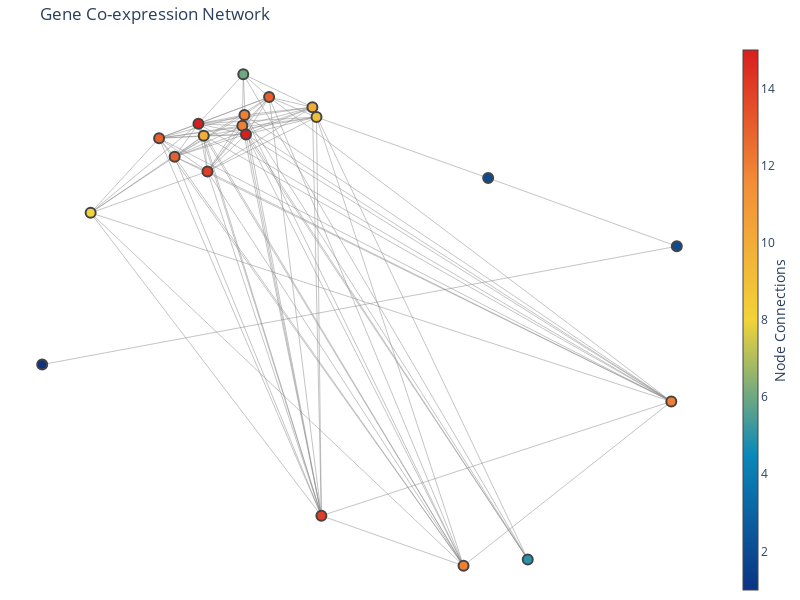

Source (notebook cell):
### Code cell
# 调用函数
df = pd.read_csv('./demo-fpkm.csv', index_col=0)
create_gene_network(df,'Portland')

### Figure 1 — Plotly figure (JSON) as saved in the notebook; plotly's stock layout.template omitted (floating-point values rounded to 4 significant figures; data arrays with more than 128 entries replaced by an {"elided": "..."} marker saying what was removed)
{"data": [{"hoverinfo": "none", "line": {"color": "#888", "width": 0.5}, "mode": "lines", "type": "scatter", "x": {"elided": "297 float values"}, "y": {"elided": "297 float values"}}, {"hoverinfo": "text", "marker": {"color": [12, 12, 8, 12, 14, 1, 15, 14, 2, 15, 10, 6, 5, 13, 10, 13, 13, 12, 9, 2], "colorbar": {"thickness": 15, "title": {"side": "right", "text": "Node Connections"}, "xanchor": "left"}, "colorscale": [[0, "rgb(12,51,131)"], [0.25, "rgb(10,136,186)"], [0.5, "rgb(242,211,56)"], [0.75, "rgb(242,143,56)"], [1, "rgb(217,30,30)"]], "line": {"width": 2}, "showscale": true, "size": 10}, "mode": "markers", "text": ["Mt1", "Mt2", "Mt3", "Mt4", "Mt5", "Mt6", "Mt7", "Mt8", "Mt9", "Mt10", "Mt11", "Mt12", "Mt13", "Mt14", "Mt15", "Mt16", "Mt17", "Mt18", "Mt19", "Mt20"], "type": "scatter", "x": [-0.1512, 0.9156, -0.5357, -0.1565, -0.2437, -0.6567, -0.1474, 0.04101, 0.9294, -0.2663, 0.01861, -0.1542, 0.5568, -0.3257, -0.253, -0.3646, -0.08962, 0.3963, 0.02885, 0.4579], "y": [0.3307, -0.5149, 0.04186, 0.2988, 0.1642, -0.406, 0.2735, -0.8524, -0.05682, 0.3048, 0.3539, 0.4511, -0.9813, 0.2076, 0.2696, 0.2623, 0.3837, -1, 0.3247, 0.1447]}], "layout": {"annotations": [{"showarrow": false, "text": "", "x": 0.005, "xref": "paper", "y": -0.002, "yref": "paper"}], "autosize": false, "height": 600, "hovermode": "closest", "margin": {"b": 0, "l": 0, "r": 0, "t": 40}, "showlegend": false, "title": {"text": "Gene Co-expression Network"}, "width": 800, "xaxis": {"showgrid": false, "showticklabels": false, "zeroline": false}, "yaxis": {"showgrid": false, "showticklabels": false, "zeroline": false}}}
